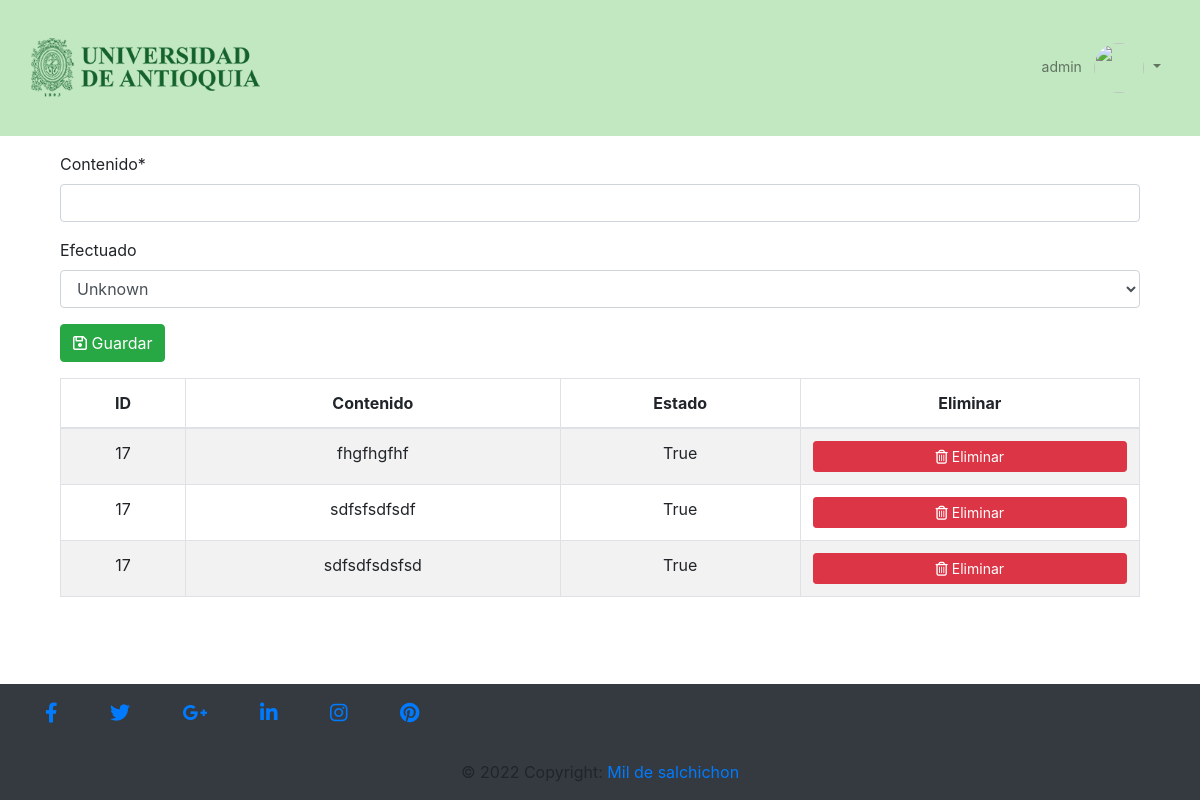
/manage_project/make_project/make_objective/17 (signed in), run on an earlier commit of the app's database.
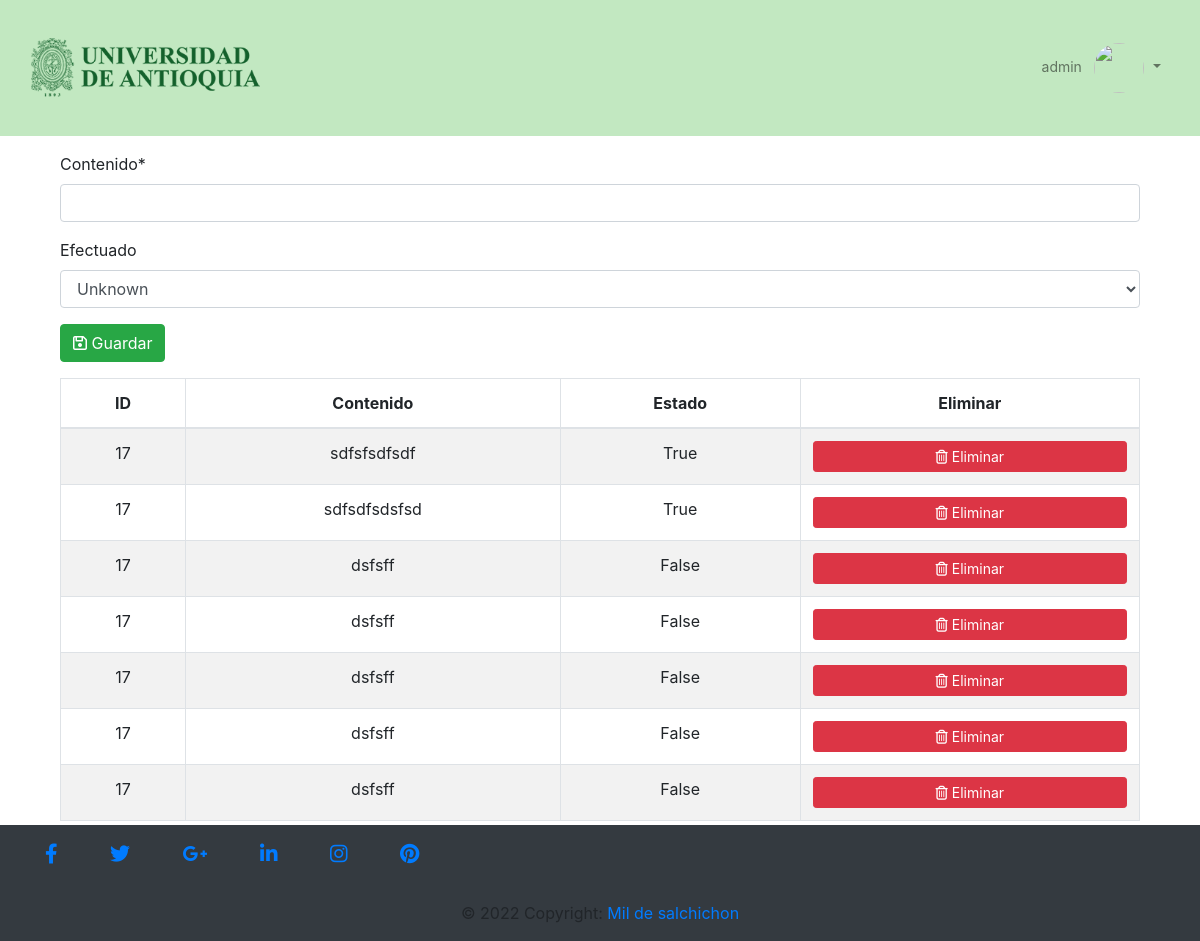
And on a later commit of the database.
### gestion/models.py (models this page shows, shortened)
class Objetivos_especificos(models.Model):
    proyecto = models.ForeignKey(Proyecto,on_delete=models.CASCADE,null=True)
    contenido = models.CharField(max_length=100)
    estado = models.BooleanField(null=True,verbose_name="Efectuado")
    class meta:
        db_table= 'objetivos_especificos'
        verbose_name= 'Objetivo especifico'
        verbose_name_plural='Objetivos especificos'
        ordering=['id']

class Proyecto(models.Model):
    estados = (('F','Finalizado'),('E','En ejecucion'))
    nombre = models.CharField(max_length=100)
    objetivo_general = models.CharField(max_length=100)
    fecha_inicio = models.DateField()
    fecha_fin = models.DateField()
    director = models.CharField(max_length=100)
    presupuesto = models.CharField(max_length=100)
    porcentaje_avance = models.IntegerField(null = True)
    estado = models.CharField(max_length=1, choices=estados)
    class meta:
        db_table= 'proyecto'
        verbose_name= 'Proyecto'
        verbose_name_plural='Proyectos'
        ordering=['id']

### gestion/views.py (the view, shortened to what this page needs)
# urls.py: path('manage_project/make_project/make_objective/<int:project_id>', make_objective, name="make_objective"),
def make_objective(request, project_id):
    form=FormObjetivosEspecificos()
    targets = Objetivos_especificos.objects.filter(proyecto = project_id)
    return render(request, "make_objective.html",{"form": form ,'targets':targets})

### gestion/forms.py
class FormObjetivosEspecificos(forms.ModelForm):
    class Meta:
        model = Objetivos_especificos
        fields = ('contenido','estado')

### Templates/make_objective.html (shortened to what this page needs)
{% extends 'index.html' %}
{% load crispy_forms_tags %}
{% block content %}
<div class="container">
    <form method="POST" action="" class="mt-3" autocomplete="off" enctype="multipart/form-data">
        {{ form|crispy }}
        <button type="submit" class="btn btn-success"><i class="fa-regular fa-floppy-disk"></i> Guardar</button>
    </form>
</div>
<div class="container">
    <table class="table table-striped table-bordered" id="mydatatable">
        <thead>
            <tr class="text-center">
                <th scope="col">ID</th>
                <th scope="col">Contenido</th>
                <th scope="col">Estado</th>
                <th scope="col">Eliminar</th>
            </tr>
        </thead>
        <tbody>
            {% for target in targets %}
                <tr class="text-center">
                    <td>{{ target.proyecto.id}}</td>
                    <td>{{ target.contenido }}</td>
                    <td>{{ target.estado }}</td>
                    <td><a class="link btn btn-sm btn-block btn-danger"
                        href="{%url 'delete_objective' target.id %}"><i class="fa-regular fa-trash-can"></i> Eliminar</a></td>
                </tr>
            {% endfor %}
        </tbody>
    </table>
</div>
{% endblock %}

What changed in the data, as far as the page shows it:
removed Objetivos_especificos: proyecto.id "17", contenido "fhgfhgfhf", estado "True"
added Objetivos_especificos: proyecto.id "17", contenido "dsfsff", estado "False"
added Objetivos_especificos: proyecto.id "17", contenido "dsfsff", estado "False"
added Objetivos_especificos: proyecto.id "17", contenido "dsfsff", estado "False"
added Objetivos_especificos: proyecto.id "17", contenido "dsfsff", estado "False"
added Objetivos_especificos: proyecto.id "17", contenido "dsfsff", estado "False"
